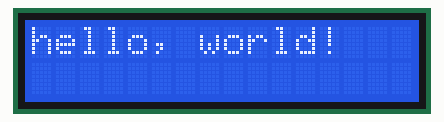
Recording of a sketch running on a simulated Arduino Uno, built with avr-gcc and run on an emulated ATmega328P. Shown: 16×2 character LCD.

Above: at 0.1 s.
At 3.1 s:
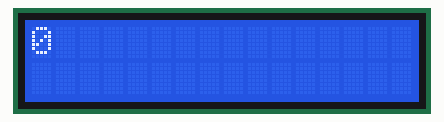
At 8.1 s:
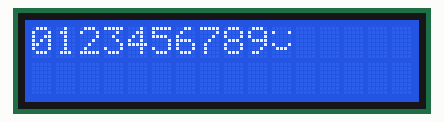
At 13.1 s:
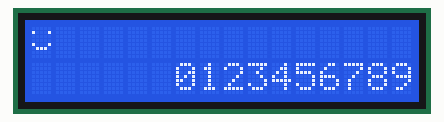
At 13.6 s:
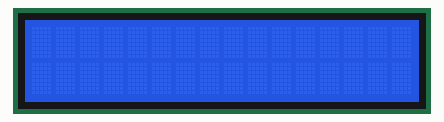
At 19.6 s:
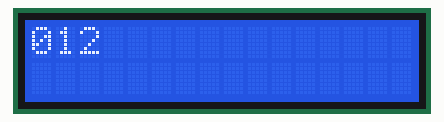

The sketch:

use_LCD.ino
```cpp
#include <LiquidCrystal.h>;
#define RS_PIN 10
#define RW_PIN 9
#define E_PIN 8
#define DB4_PIN 7
#define DB5_PIN 6
#define DB6_PIN 5
#define DB7_PIN 4

LiquidCrystal lcd(RS_PIN, RW_PIN, E_PIN, DB4_PIN, DB5_PIN, DB6_PIN, DB7_PIN);
byte smiley[8] = {
  B00000,
  B10001,
  B00000,
  B00000,
  B10001,
  B01110,
  B00000,
};
int smiley_num=0;

void setup() {
  lcd.begin(16, 2);  //表示領域を指定 lcd.begin(列数,行数)
  lcd.print("hello, world!");
  lcd.createChar(smiley_num, smiley);
  delay(3000);
  lcd.clear(); // 左上に戻りつつ、画面を消す。 lcd.home()はカーソルを左上に戻すだけ。
}

void loop() {
  // set the cursor to (列数,行数):
  lcd.setCursor(0, 0);
  // print from 0 to 9:
  for (int thisChar = 0; thisChar < 10; thisChar++) {
    lcd.print(thisChar);
    delay(500);
  }
  lcd.write(smiley_num); // writeはbyteデータに対して
  delay(500);

  // set the cursor to (16,1):
  lcd.setCursor(16, 1);
  // set the display to automatically scroll:
  lcd.autoscroll();  //新たな文字を出力すると表示位置にある文字が押し出される。
  // print from 0 to 9:
  for (int thisChar = 0; thisChar < 10; thisChar++) {
    lcd.print(thisChar);
    delay(500);
  }
  // turn off automatic scrolling
  lcd.noAutoscroll();  // autoscroll機能の停止

  // clear screen for the next loop:
  lcd.clear();
  delay(5000);
}
```

Measured:
- by itself, everything shown: repeats every 15.5 s, in 22 steps
- what the display in image 1 shows lasts 0.5 s, from 3.1 s to 3.6 s
- what the display in image 4 shows lasts 5.0 s, from 13.6 s to 18.6 s
